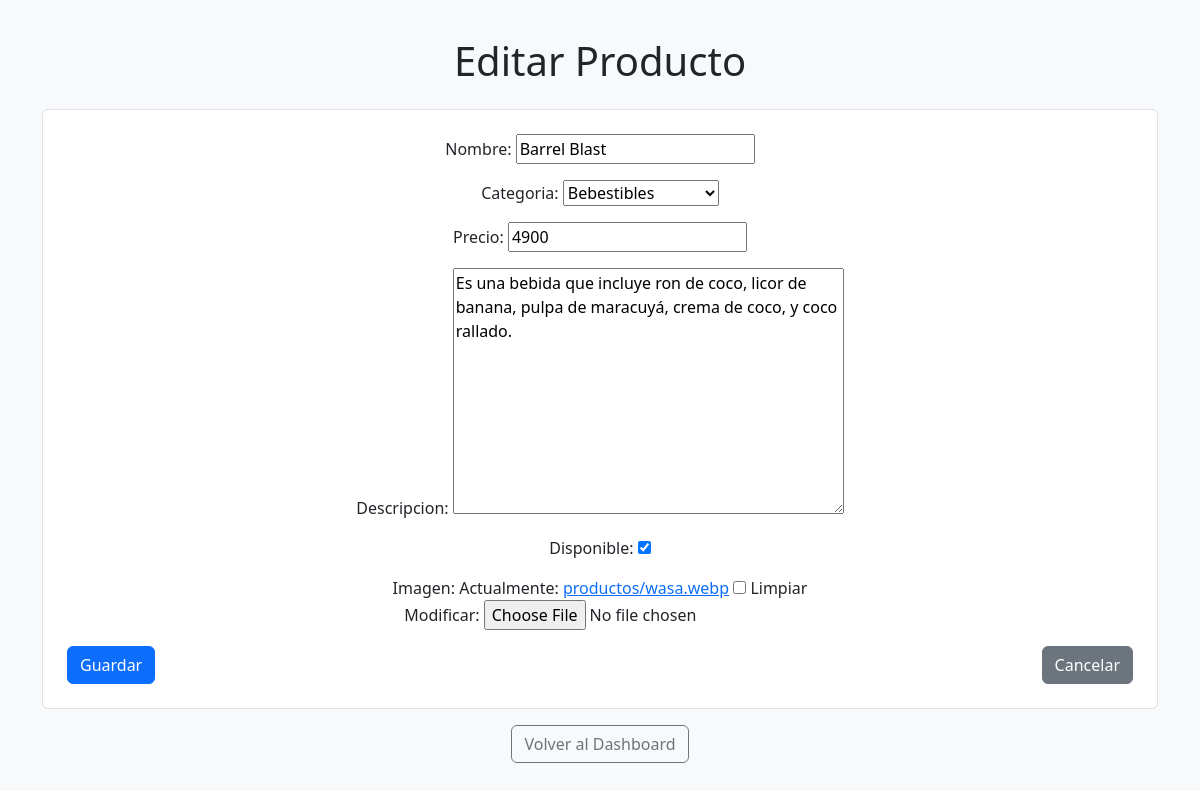
The app's page /administrativo/productos/editar/1/ (signed in) with its own data.
### pedidos/models.py (models this page shows, shortened)
class Producto(models.Model):
    CATEGORIAS = [
        ('Platos', 'Platos'),
        ('Bebestibles', 'Bebestibles'),
        ('Acompañamiento', 'Acompañamiento'),
        ('Postres', 'Postres'),
    ]
    nombre = models.CharField(max_length=100)
    categoria = models.CharField(max_length=50, choices=CATEGORIAS)
    precio = models.IntegerField()
    descripcion = models.TextField(blank=True, null=True)
    disponible = models.BooleanField(default=True)
    imagen = models.ImageField(upload_to='productos/', blank=True, null=True)

### administrativo/decorators.py (the view)
    def _wrapped_view(request, *args, **kwargs):
        if not request.user.is_authenticated:
            return HttpResponseForbidden("No tienes permisos para acceder a esta página.")
        perfil = PerfilUsuario.objects.filter(usuario=request.user).first()
        if perfil and perfil.rol == 'admin':
            return view_func(request, *args, **kwargs)
        return HttpResponseForbidden("No tienes permisos para acceder a esta página.")

### administrativo/forms.py
class ProductoForm(forms.ModelForm):
    class Meta:
        model = Producto
        fields = ['nombre', 'categoria', 'precio', 'descripcion', 'disponible', 'imagen']

### administrativo/views.py (called while the page is built)
@admin_required
def editar_producto(request, pk):
    producto = get_object_or_404(Producto, pk=pk)
    if request.method == 'POST':
        form = ProductoForm(request.POST, request.FILES, instance=producto)
        if form.is_valid():
            form.save()
            return redirect('lista_productos')
    else:
        form = ProductoForm(instance=producto)
    return render(request, 'administrativo/editar_producto.html', {'form': form})

### administrativo/templates/administrativo/editar_producto.html (shortened to what this page needs)
<!DOCTYPE html>
<html lang="es">
<head>
    <link href="https://cdn.jsdelivr.net/npm/bootstrap@5.3.0-alpha1/dist/css/bootstrap.min.css" rel="stylesheet">
</head>
<body class="d-flex align-items-center justify-content-center vh-100 bg-light">
    <div class="container text-center">
        <h1 class="mb-4">Editar Producto</h1>
        <form method="post" enctype="multipart/form-data" class="border p-4 rounded bg-white">
            {{ form.as_p }}
            <div class="d-flex justify-content-between">
                <button type="submit" class="btn btn-primary">Guardar</button>
                <a href="{% url 'lista_productos' %}" class="btn btn-secondary">Cancelar</a>
            </div>
        </form>
        <a href="/administrativo/" class="btn btn-outline-secondary mt-3">Volver al Dashboard</a>
    </div>
</body>
</html>

### records on screen
Producto: nombre "Barrel Blast", categoria "Bebestibles", precio "4900", descripcion "Es una bebida que incluye ron de coco, licor de banana, pulpa de maracuyá, crema de coco, y coco rallado.", disponible "☑"
